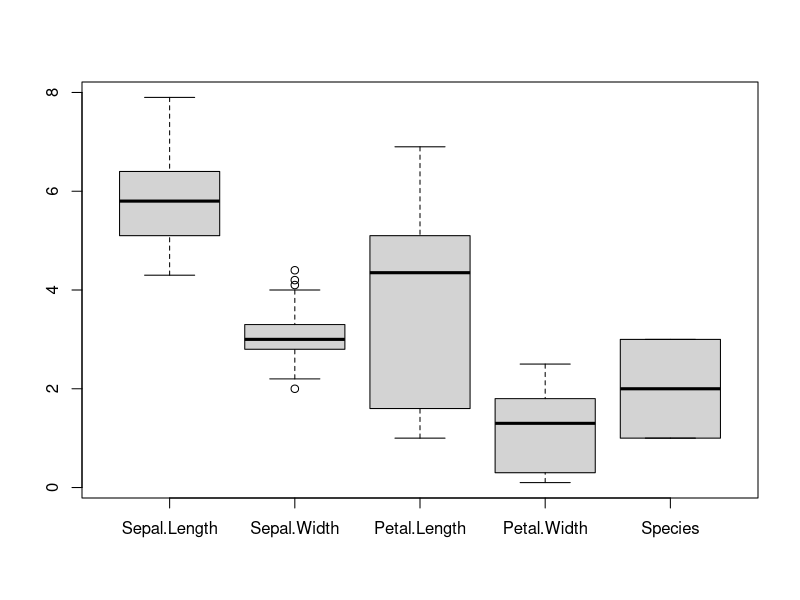
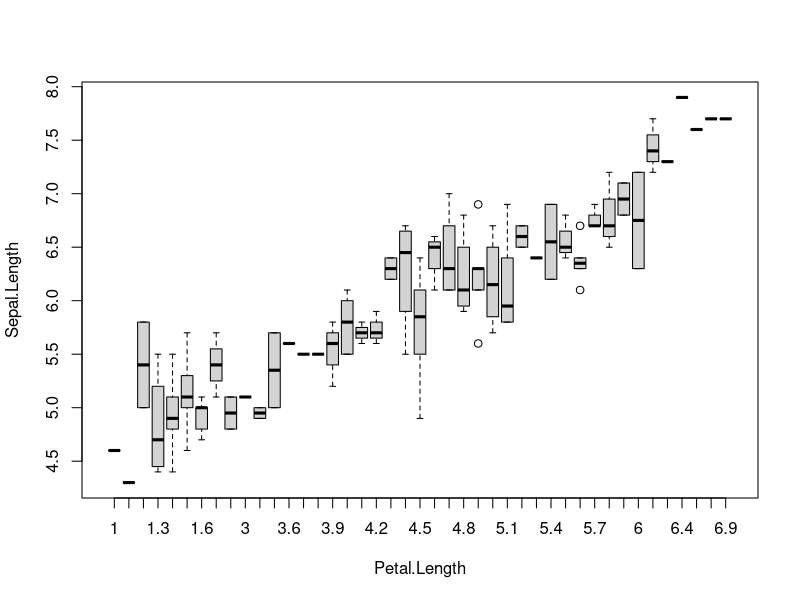
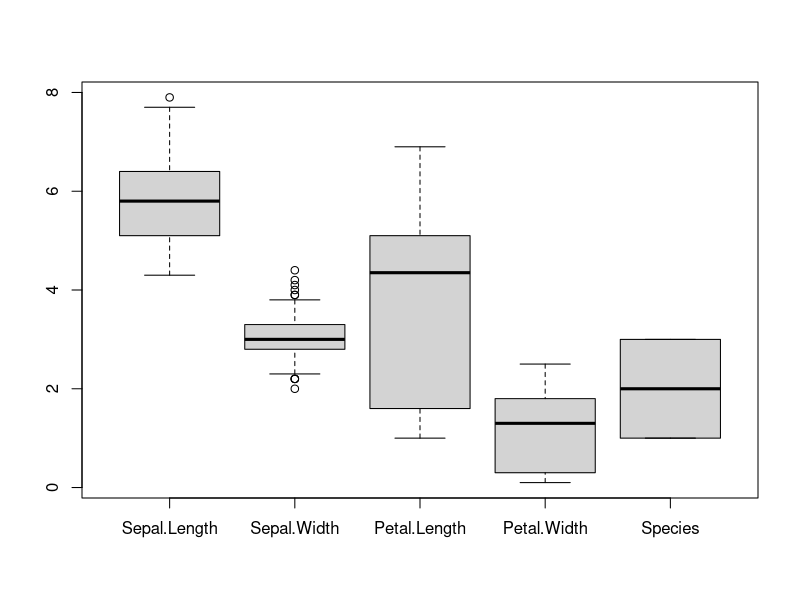
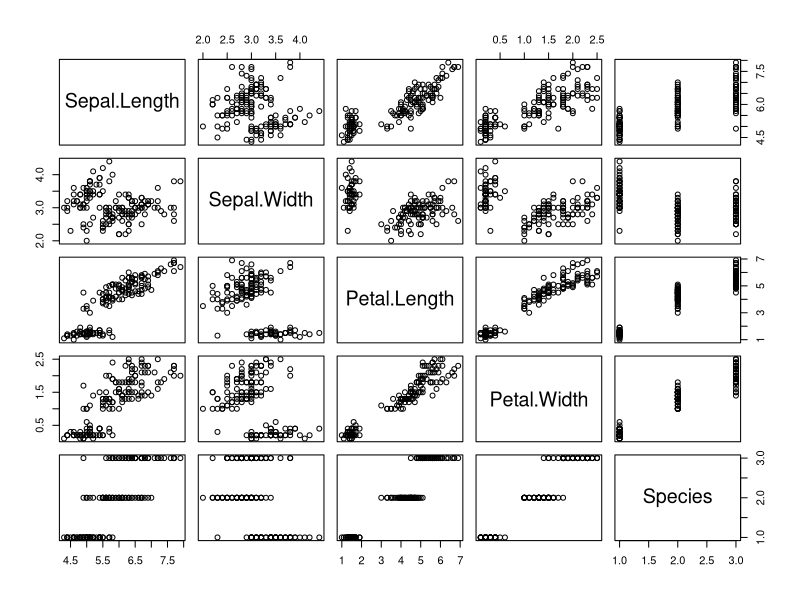
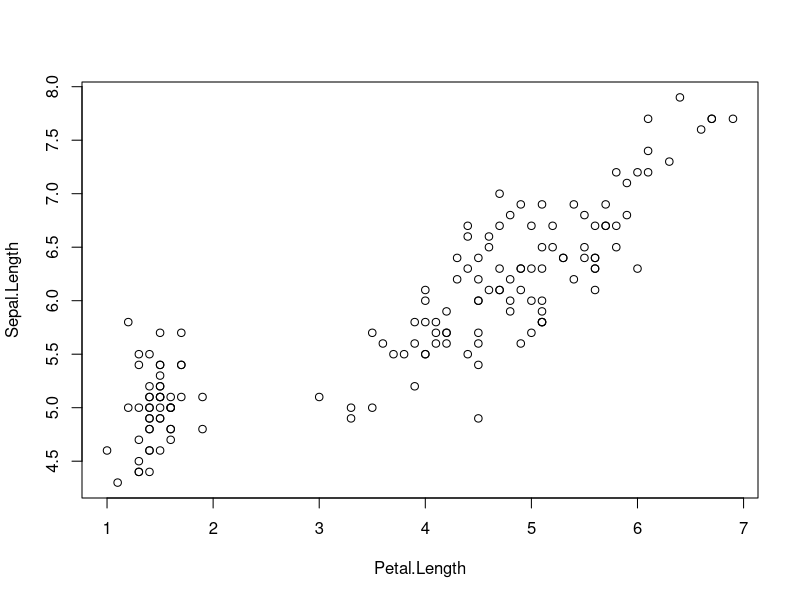

The R source for these figures, in order:
###############################################################################
#Charts
##Boxplot
help("boxplot")
### By data
boxplot(iris)
### By formula
boxplot(Sepal.Length ~ Petal.Length,iris)

### Quartile --> Use range
boxplot(iris, range = 1)

##Plot
help("plot")
### By data
plot(iris)
### By formula
plot(Sepal.Length ~ Petal.Length, data=iris)


##Barplot

##Histogram

##Pie

##Save a chart

##Ggplot

##Maps

##Highcharter


